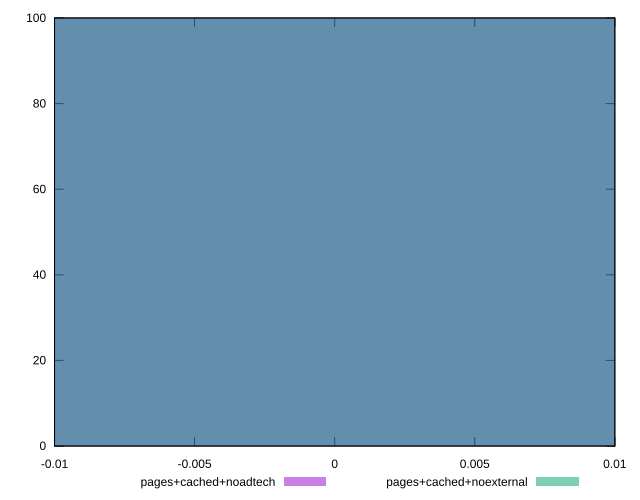

gnuplot code for this plot:
reset

$pagesCachedNoadtech <<EOF
0 100
EOF

$pagesCachedNoexternal <<EOF
0 100
EOF

set key outside below
set boxwidth 0.1
set xrange [-0.01:0.01]
set yrange [0:100]
set trange [0:100]
set style fill transparent solid 0.5 noborder
set terminal svg size 640, 500 enhanced background rgb 'white'
set output "reprap/uses-rel-preconnect/comparison/histogram/4_vs_5.svg"

plot $pagesCachedNoadtech title "pages+cached+noadtech" with boxes, \
     $pagesCachedNoexternal title "pages+cached+noexternal" with boxes

reset
